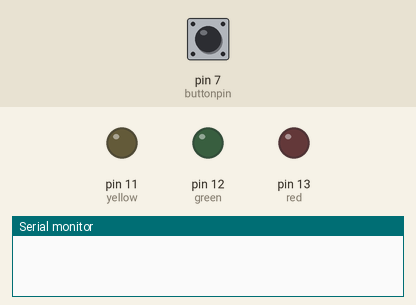
Recording of a sketch running on a simulated Arduino Uno, built with avr-gcc and run on an emulated ATmega328P. Parts: output pins drawn as LEDs (lit = HIGH), the last lines printed to the serial monitor. The test bench sets the inputs (shaded band); at power-on: pin 7 (buttonpin) LOW.

Above: at 1.2 s.
1.3 s: pin 7 (buttonpin) pulled HIGH for 0.15 s
At 2.1 s:
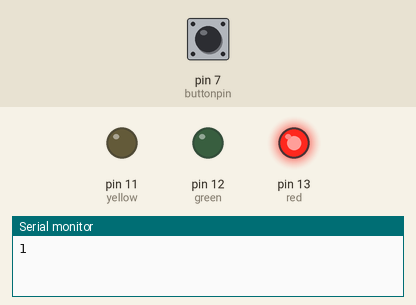
4.4 s: pin 7 (buttonpin) pulled HIGH for 3.2 s
At 6.1 s:
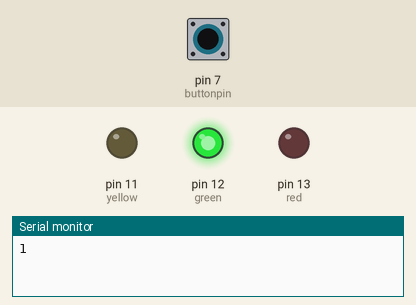
At 9.8 s:
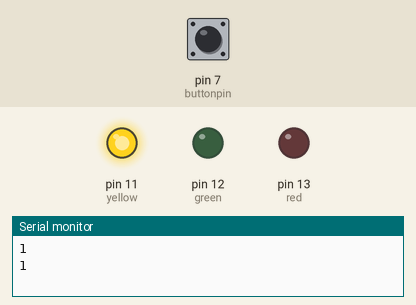
Timing chart, 0 to 13.8 s (numbered marks = the images above; inputs shaded):
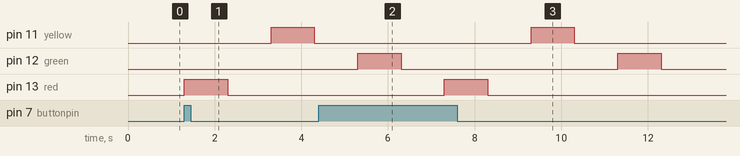

Measured:
- after the input at 1.3 s, pin 11 (yellow): LOW → HIGH after 2.0 s, → LOW 1.0 s later; pin 13 (red): LOW → HIGH at once, → LOW 1.0 s later
- after the input at 4.4 s, pin 11 (yellow): LOW → HIGH after 4.9 s, → LOW 1.0 s later; pin 13 (red): LOW → HIGH after 2.9 s, → LOW 1.0 s later
- by itself, pin 12 (green): alternates HIGH for 1.0 s and LOW for 5.0 s

The sketch:

Mame.ino
```cpp
int red=13;
int green=12;
int yellow=11;
int buttonpin=7;
int buttonvalue;
void setup() {
  Serial.begin(9600);
  pinMode(red,OUTPUT);
  pinMode(green,OUTPUT);
  pinMode(yellow,OUTPUT);
  // put your setup code here, to run once:

}

void loop() {


    while(digitalRead(buttonpin)==1){
      Serial.println(digitalRead(buttonpin));
    digitalWrite(red,HIGH);
    delay(1000);
    digitalWrite(red,LOW);
    delay(1000);
    digitalWrite(yellow,HIGH);
    delay(1000);
    digitalWrite(yellow,LOW);
    delay(1000);
    digitalWrite (green,HIGH);
    delay(1000);
    digitalWrite (green,LOW);
    delay(1000);
  }
}


  // put your main code here, to run repeatedly:
```
